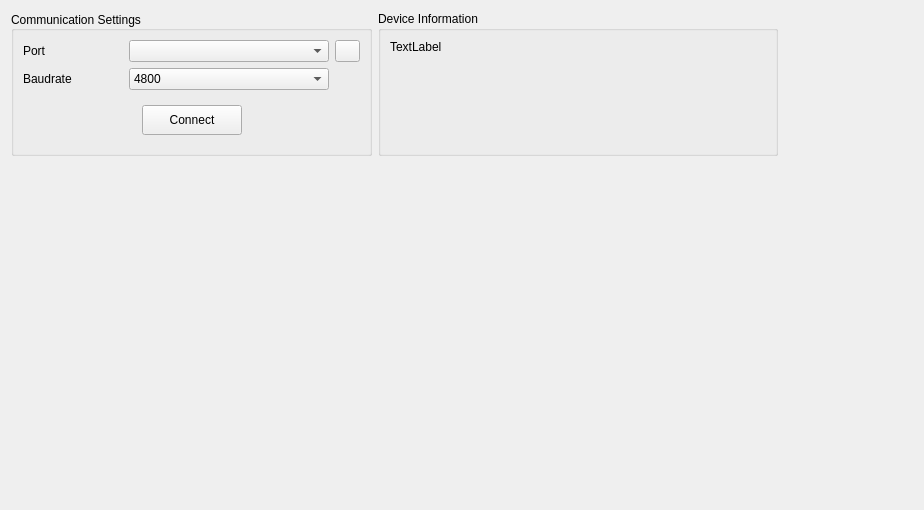
<?xml version="1.0" encoding="UTF-8"?>
<ui version="4.0">
 <class>Form</class>
 <widget class="QWidget" name="Form">
  <property name="geometry">
   <rect>
    <x>0</x>
    <y>0</y>
    <width>924</width>
    <height>510</height>
   </rect>
  </property>
  <property name="windowTitle">
   <string>Form</string>
  </property>
  <layout class="QGridLayout" name="gridLayout">
   <item row="1" column="0" colspan="3">
    <spacer name="verticalSpacer">
     <property name="orientation">
      <enum>Qt::Vertical</enum>
     </property>
     <property name="sizeHint" stdset="0">
      <size>
       <width>20</width>
       <height>40</height>
      </size>
     </property>
    </spacer>
   </item>
   <item row="0" column="0">
    <widget class="QGroupBox" name="groupBox_ComSettings">
     <property name="maximumSize">
      <size>
       <width>16777215</width>
       <height>16777215</height>
      </size>
     </property>
     <property name="autoFillBackground">
      <bool>false</bool>
     </property>
     <property name="title">
      <string>Communication Settings</string>
     </property>
     <property name="alignment">
      <set>Qt::AlignLeading|Qt::AlignLeft|Qt::AlignVCenter</set>
     </property>
     <property name="flat">
      <bool>false</bool>
     </property>
     <property name="checkable">
      <bool>false</bool>
     </property>
     <layout class="QGridLayout" name="gridLayout_6">
      <item row="0" column="0">
       <widget class="QLabel" name="label_Port">
        <property name="minimumSize">
         <size>
          <width>100</width>
          <height>0</height>
         </size>
        </property>
        <property name="maximumSize">
         <size>
          <width>100</width>
          <height>16777215</height>
         </size>
        </property>
        <property name="text">
         <string>Port</string>
        </property>
       </widget>
      </item>
      <item row="0" column="1">
       <widget class="QComboBox" name="comboBox_Port">
        <property name="minimumSize">
         <size>
          <width>200</width>
          <height>0</height>
         </size>
        </property>
        <property name="maximumSize">
         <size>
          <width>500</width>
          <height>16777215</height>
         </size>
        </property>
       </widget>
      </item>
      <item row="1" column="0">
       <widget class="QLabel" name="label_Baud">
        <property name="minimumSize">
         <size>
          <width>100</width>
          <height>0</height>
         </size>
        </property>
        <property name="maximumSize">
         <size>
          <width>100</width>
          <height>16777215</height>
         </size>
        </property>
        <property name="text">
         <string>Baudrate</string>
        </property>
       </widget>
      </item>
      <item row="0" column="2">
       <widget class="QPushButton" name="pushButton_Refresh">
        <property name="minimumSize">
         <size>
          <width>25</width>
          <height>0</height>
         </size>
        </property>
        <property name="maximumSize">
         <size>
          <width>25</width>
          <height>16777215</height>
         </size>
        </property>
        <property name="text">
         <string/>
        </property>
        <property name="icon">
         <iconset>
          <normaloff>:/icon/icon/refresh.svg</normaloff>:/icon/icon/refresh.svg</iconset>
        </property>
       </widget>
      </item>
      <item row="1" column="1">
       <widget class="QComboBox" name="comboBox_Baud">
        <property name="minimumSize">
         <size>
          <width>200</width>
          <height>0</height>
         </size>
        </property>
        <property name="maximumSize">
         <size>
          <width>500</width>
          <height>16777215</height>
         </size>
        </property>
        <item>
         <property name="text">
          <string>4800</string>
         </property>
        </item>
        <item>
         <property name="text">
          <string>9600</string>
         </property>
        </item>
        <item>
         <property name="text">
          <string>14400</string>
         </property>
        </item>
        <item>
         <property name="text">
          <string>19200</string>
         </property>
        </item>
        <item>
         <property name="text">
          <string>38400</string>
         </property>
        </item>
        <item>
         <property name="text">
          <string>56000</string>
         </property>
        </item>
        <item>
         <property name="text">
          <string>57600</string>
         </property>
        </item>
        <item>
         <property name="text">
          <string>115200</string>
         </property>
        </item>
       </widget>
      </item>
      <item row="2" column="0" colspan="3">
       <widget class="QWidget" name="widget_Connect" native="true">
        <layout class="QHBoxLayout" name="horizontalLayout_7">
         <item>
          <spacer name="horizontalSpacer_4">
           <property name="orientation">
            <enum>Qt::Horizontal</enum>
           </property>
           <property name="sizeHint" stdset="0">
            <size>
             <width>40</width>
             <height>20</height>
            </size>
           </property>
          </spacer>
         </item>
         <item>
          <widget class="QPushButton" name="pushButton_Connect">
           <property name="minimumSize">
            <size>
             <width>100</width>
             <height>30</height>
            </size>
           </property>
           <property name="text">
            <string>Connect</string>
           </property>
          </widget>
         </item>
         <item>
          <spacer name="horizontalSpacer_5">
           <property name="orientation">
            <enum>Qt::Horizontal</enum>
           </property>
           <property name="sizeHint" stdset="0">
            <size>
             <width>40</width>
             <height>20</height>
            </size>
           </property>
          </spacer>
         </item>
        </layout>
       </widget>
      </item>
     </layout>
    </widget>
   </item>
   <item row="0" column="1">
    <widget class="QGroupBox" name="groupBox_DeviceInfor">
     <property name="minimumSize">
      <size>
       <width>400</width>
       <height>0</height>
      </size>
     </property>
     <property name="maximumSize">
      <size>
       <width>700</width>
       <height>16777215</height>
      </size>
     </property>
     <property name="title">
      <string>Device Information</string>
     </property>
     <layout class="QVBoxLayout" name="verticalLayout">
      <item>
       <widget class="QLabel" name="label_DeviceInfor">
        <property name="text">
         <string>TextLabel</string>
        </property>
        <property name="alignment">
         <set>Qt::AlignLeading|Qt::AlignLeft|Qt::AlignTop</set>
        </property>
       </widget>
      </item>
     </layout>
    </widget>
   </item>
  </layout>
 </widget>
 <resources>
  <include location="resource.qrc"/>
 </resources>
 <connections/>
</ui>
